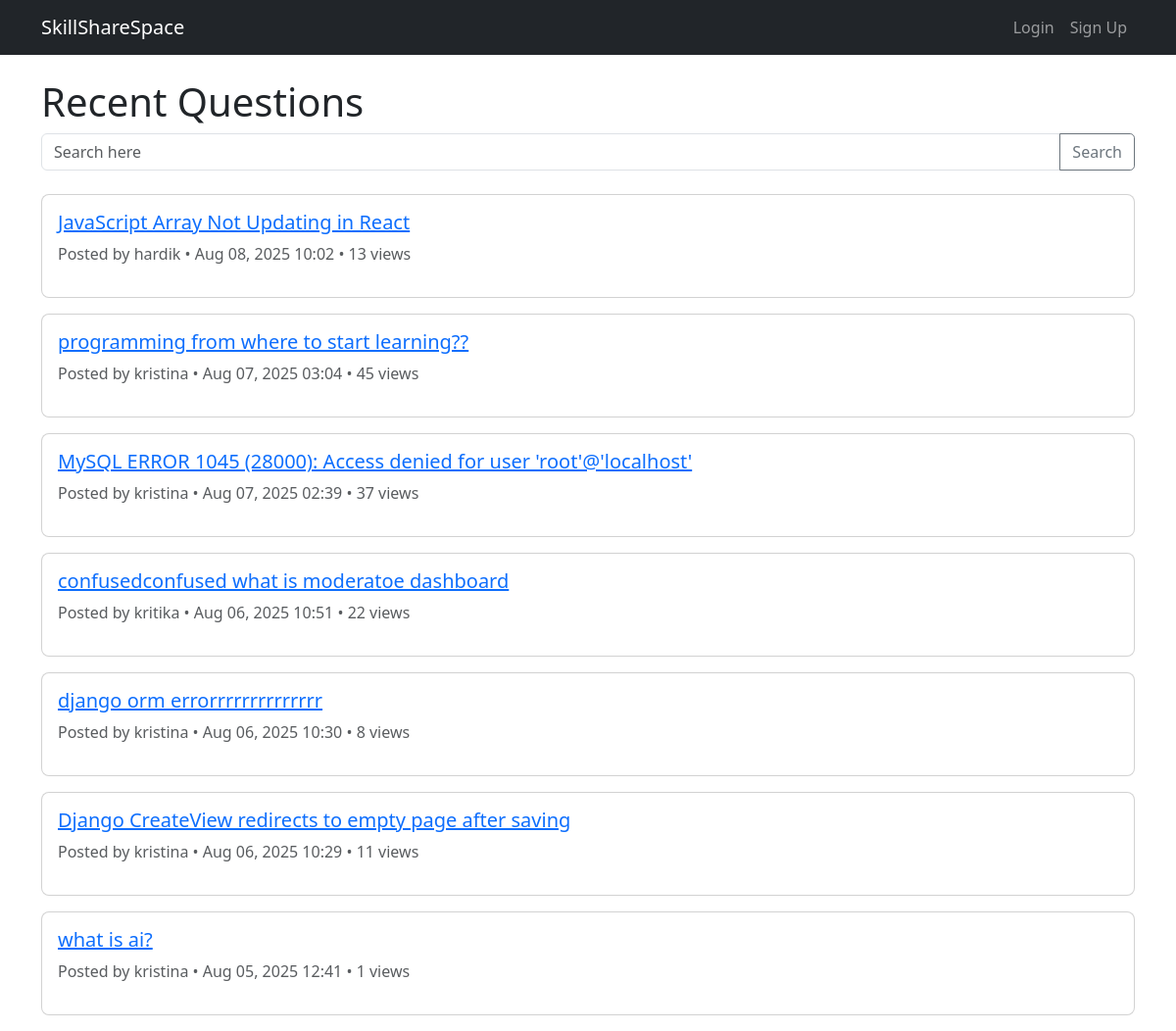
The page / on the database its author committed.
### skillsharespace_app/models.py (models this page shows, shortened)
class Question(models.Model):
    title = models.CharField(max_length=255)
    body = models.TextField()
    created_at = models.DateTimeField(default=timezone.now)
    updated_at = models.DateTimeField(auto_now=True)
    author = models.ForeignKey(User, on_delete=models.CASCADE)
    approved = models.BooleanField(default=False)
    views = models.PositiveIntegerField(default=0)

### skillsharespace_app/views.py (the view)
# urls.py: path('', views.QuestionListView.as_view(), name='question-list'),
class QuestionListView(ListView):
    model = Question
    context_object_name = 'questions'
    template_name = 'qa/question_list.html'
    def get_queryset(self):
        query = self.request.GET.get('q')
        user = self.request.user
        if user.is_authenticated:
            if user.is_staff:
                qs = Question.objects.all()
            else:
                qs = Question.objects.filter(Q(approved=True) | Q(author=user))
        else:
            qs = Question.objects.filter(approved=True)
        if query:
            qs = qs.filter(Q(title__icontains=query) | Q(body__icontains=query))
        return qs.order_by('-created_at')

### templates/qa/question_list.html (shortened to what this page needs)
{% extends 'qa/base.html' %}
{% block content %}
<h1>Recent Questions</h1>
<form method="get" class="mb-4">
    <div class="input-group">
        <input type="text" name="q" placeholder="Search here" value="{{ request.GET.q }}" class="form-control">
        <button class="btn btn-outline-secondary" type="submit">Search</button>
    </div>
</form>
{% for question in questions %}
    <div class="card mb-3">
        <div class="card-body">
            <h5><a href="{% url 'question-detail' question.pk %}">{{ question.title }}</a></h5>
            <p class="text-muted">
                Posted by {{ question.author }} • {{ question.created_at|date:"M d, Y H:i" }} • {{ question.views }} views
            </p>
        </div>
    </div>
{% empty %}
    <p>No questions found.</p>
{% endfor %}
{% endblock %}

### static/css/style.css (style rules this page uses)
body { font-family: 'Segoe UI', sans-serif; font-size: 16px; }
.card { border-radius: 0.5rem; }
.btn { border-radius: 0.3rem; }

### rows shown on the page
Question: title "JavaScript Array Not Updating in React", author "hardik", created_at "Aug 08, 2025 10:02", views "13"
Question: title "programming from where to start learning??", author "kristina", created_at "Aug 07, 2025 03:04", views "45"
Question: title "MySQL ERROR 1045 (28000): Access denied for user 'root'@'localhost'", author "kristina", created_at "Aug 07, 2025 02:39", views "37"
Question: title "confusedconfused what is moderatoe dashboard", author "kritika", created_at "Aug 06, 2025 10:51", views "22"
Question: title "django orm errorrrrrrrrrrrrrr", author "kristina", created_at "Aug 06, 2025 10:30", views "8"
Question: title "Django CreateView redirects to empty page after saving", author "kristina", created_at "Aug 06, 2025 10:29", views "11"
Question: title "what is ai?", author "kristina", created_at "Aug 05, 2025 12:41", views "1"
